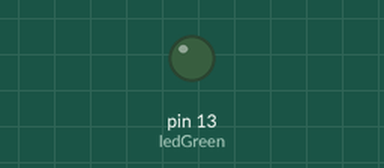
A sketch run on a simulated Arduino Uno, built with avr-gcc and run on an emulated ATmega328P. Shown: output pins drawn as LEDs (lit = HIGH). No radio packets arrive unless stated.

Above: at 4.0 s.
At 10.0 s:
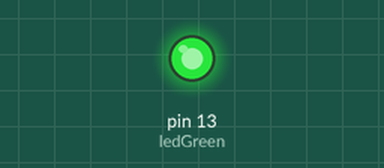
Timing chart, 0 to 15.6 s (numbered marks = the images above):
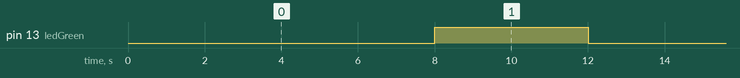

The sketch:

Atletica_Tempo_RX.ino
```cpp
/**
Questo programma va caricato sul lato RX, per ricevere l'ok della partenza e calcola
se il tempo che l'atleta impiega a correre è inferiore a quello che ha stabilito
Autore Giacomo Bellazzi
Versione 1.0
*/

#include <VirtualWire.h>

int ledGreen = 13;
int timeSetted = 8000;

void setup(){
  pinMode(ledGreen,OUTPUT);
  vw_set_ptt_inverted(true);
  vw_setup(900);
  vw_set_rx_pin(9);
  vw_rx_start();
}

void loop(){
  if(receivedData){
    Serial.println("L'atleta è partito");
    delay(timeSetted);
    digitalWrite(ledGreen, HIGH);
    delay(4000);
    digitalWrite(ledGreen, LOW);
  }
}

boolean receivedData(){
  uint8_t buf[VW_MAX_MESSAGE_LEN];
  uint8_t buflen = VW_MAX_MESSAGE_LEN;

    if (vw_get_message(buf, &buflen)) // Non-blocking
    {
	int i;
        Serial.print("Ricevuto: ");
	for (i = 0; i < buflen; i++)
	{
	    Serial.print(buf[i], HEX);
	    Serial.print(" ");
	}
	Serial.println("");
        return true;
    }else{
      return false;
    }
}
```

Measured:
- by itself, pin 13 (ledGreen): alternates HIGH for 4.0 s and LOW for 8.0 s
